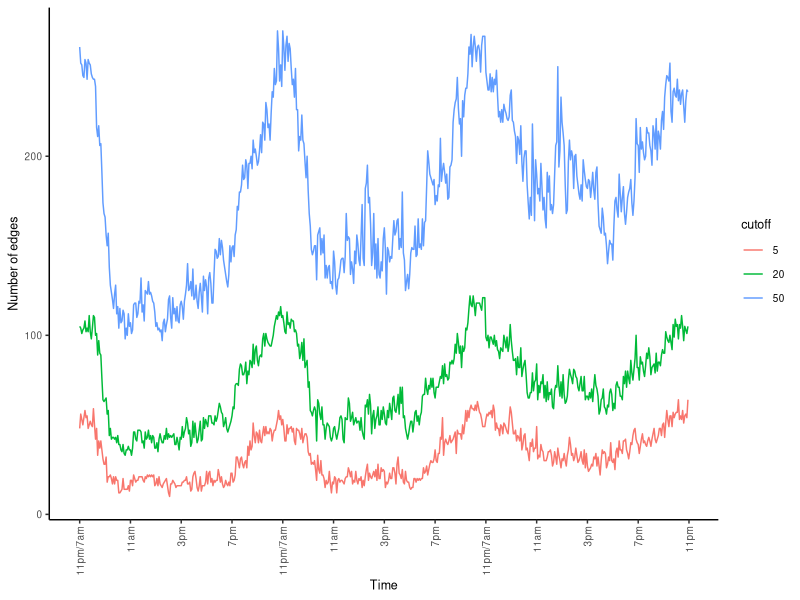
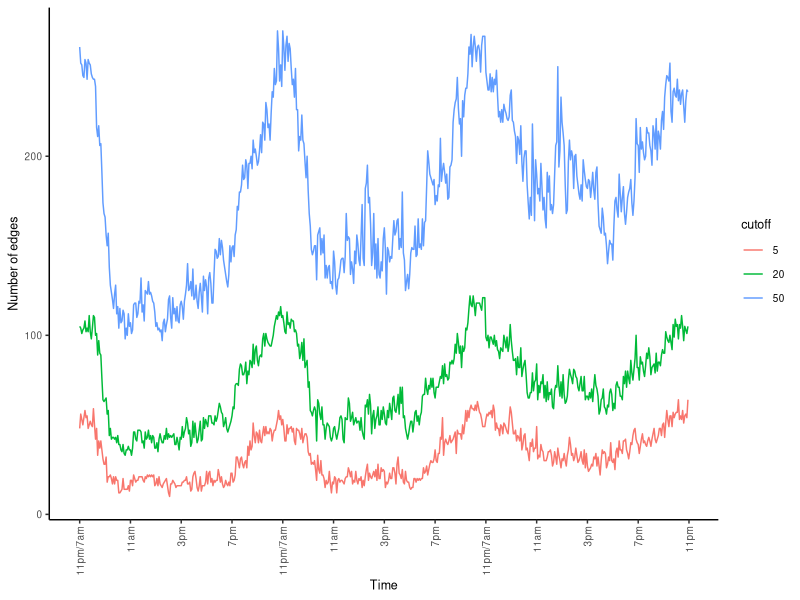
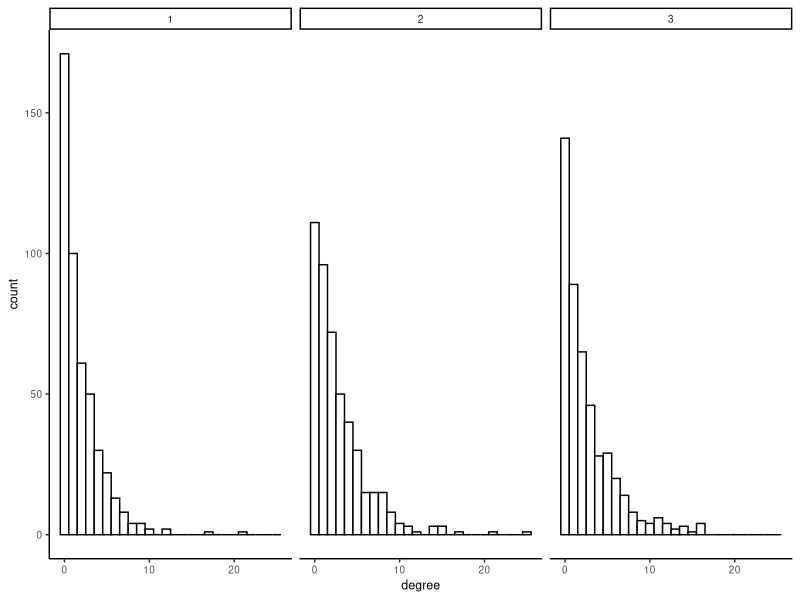
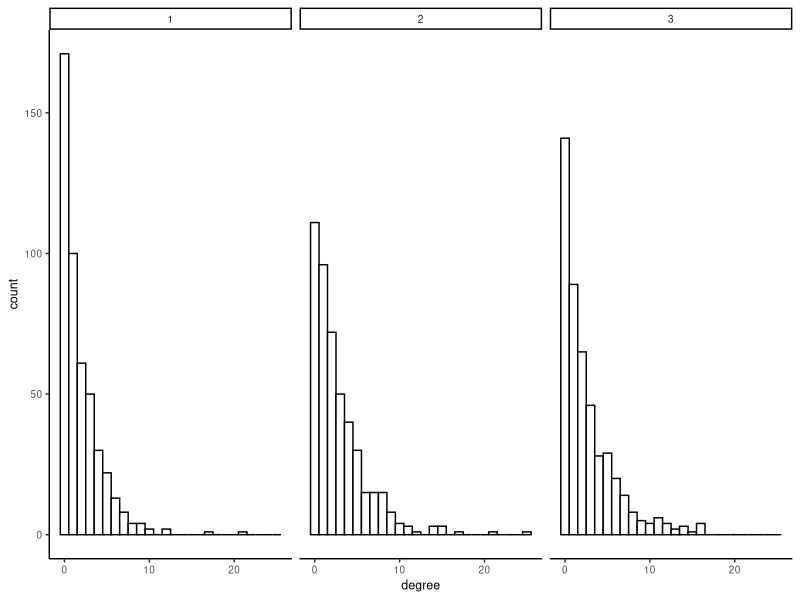

Reproduce these figures in R, in order.
# ==============================================================================
# Import packages/read data
# ==============================================================================

library(tidyverse) 

hasdat <- read_csv("data/HaslemereProximity.csv")

# ==============================================================================
# Plot number of edges over time 
# ==============================================================================

nedges50 <- hasdat %>% 
	filter(distance_m <= 50) %>% 
	group_by(time_step) %>% 
	summarise(nedges=n()) %>% 
	mutate(cutoff="50")

nedges20 <- hasdat %>% 
	filter(distance_m <= 20) %>% 
	group_by(time_step) %>% 
	summarise(nedges=n()) %>% 
	mutate(cutoff="20")

nedges5 <- hasdat %>% 
	filter(distance_m <= 5) %>% 
	group_by(time_step) %>% 
	summarise(nedges=n()) %>% 
	mutate(cutoff="5")

fig_nedges <- bind_rows(nedges50, nedges20, nedges5) %>% 
	mutate(cutoff=factor(cutoff, levels=c("5","20","50"))) %>% 
	ggplot() + 
		geom_line(aes(x=time_step, y=nedges, col=cutoff)) + 
		scale_x_continuous(
			breaks=seq(from=1, to=577, by=48), 
			labels=c(rep(c("11pm/7am","11am","3pm","7pm"), 3), "11pm")
			) + 
		labs(x="Time", y="Number of edges") + 
		theme_classic() + 
		theme(text=element_text(size=9), axis.text.x=element_text(angle=90, vjust=0.5, hjust=1)) 

ggsave(fig_nedges, file="figures/nedges.pdf", width=3.2, height=3.2/1.6, units="in")
ggsave(fig_nedges, file="figures/nedges.png", width=3.2, height=3.2/1.6, units="in", dpi=600)

# ==============================================================================
# Plot overall degree distribution
# ==============================================================================

degree_df_prelim <- hasdat %>% 
	filter(distance_m<=5) %>% 
	mutate(day=case_when(
		time_step>=1 & time_step<=192 ~ 1,
		time_step>=193 & time_step<=384 ~ 2,
		time_step>=385 & time_step<=576 ~ 3)) %>% 
	group_by(day, user1_id, user2_id) %>% 
	summarise() %>% 
	pivot_longer(c("user1_id","user2_id"), names_to="null", values_to="user_id") %>% 
	select(-null) %>% 
	group_by(day, user_id) %>% 
	summarise(degree=n()) 

dayuserdf <- tibble(
	day=c(rep(1,469), rep(2,469), rep(3,469)),
	user_id=rep(1:469,3))

degree_df <- left_join(dayuserdf, degree_df_prelim, by=c("day","user_id")) %>% 
	arrange(day, user_id) %>% 
	replace_na(list(degree=0))


fig_degreedist <- degree_df %>% 
	mutate(day=factor(day)) %>% 
	ggplot() + 
		geom_histogram(aes(x=degree), fill="white", col="black", binwidth=1) + 
		facet_wrap(~day, nrow=1) + 
		theme_classic() + 
		theme(text=element_text(size=9))

ggsave(fig_degreedist, file="figures/degreedist.pdf", width=6, height=6/1.6, units="in")
ggsave(fig_degreedist, file="figures/degreedist.png", width=6, height=6/1.6, units="in", dpi=600)
